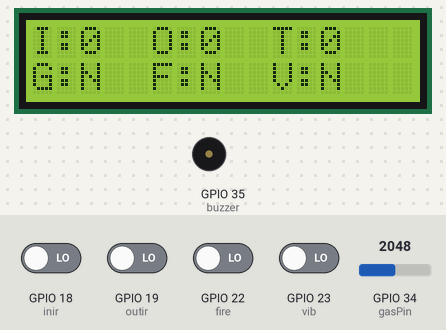
This sketch was run on a simulated ESP32. On the bench: 16×2 character LCD, buzzer (waves = sounding, pin HIGH). The test bench sets the inputs (shaded band); at power-on: GPIO 18 (inir), GPIO 19 (outir), GPIO 22 (fire), GPIO 23 (vib) LOW, GPIO 34 (gasPin) = 2048. WiFi joins after 1.5 s; servers stay silent unless stated; uploads are accepted with an empty reply; what the sketch prints to the serial monitor is not drawn.

Above: at 4.1 s.
4.2 s: GPIO 34 (gasPin) set to 2935
5.7 s: GPIO 34 (gasPin) set to 3035
At 6.6 s:
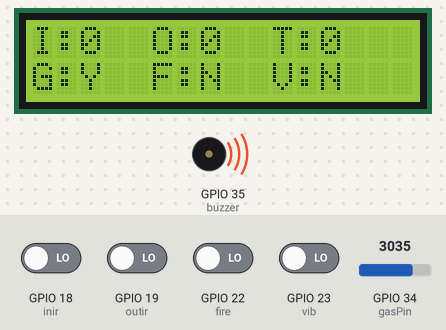
8.7 s: GPIO 22 (fire) driven HIGH
At 10.5 s:
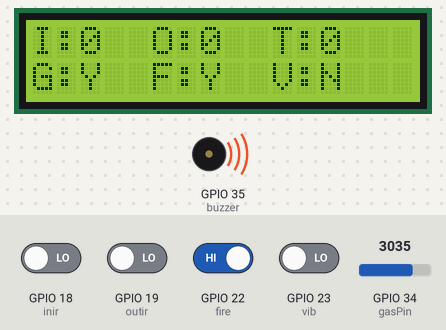
11.7 s: GPIO 23 (vib) driven HIGH
At 13.7 s:
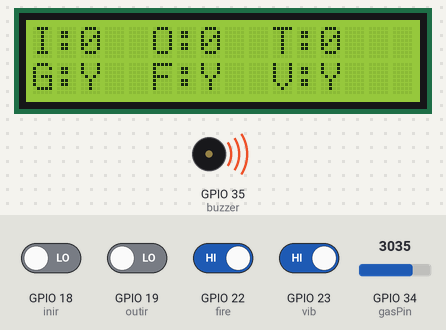
14.7 s: GPIO 22 (fire) driven LOW
At 16.6 s:
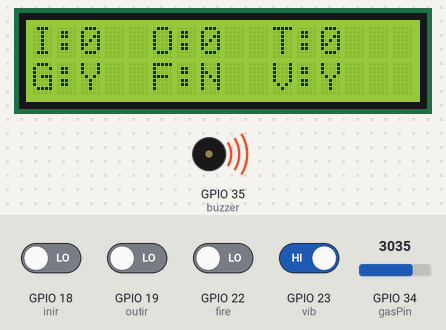
17.7 s: GPIO 34 (gasPin) set to 2960
At 20.5 s:
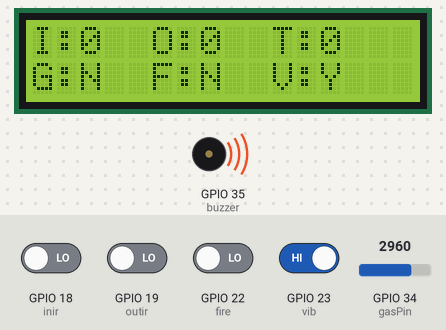
Timing chart, 0 to 21.7 s (numbered marks = the images above; inputs shaded):
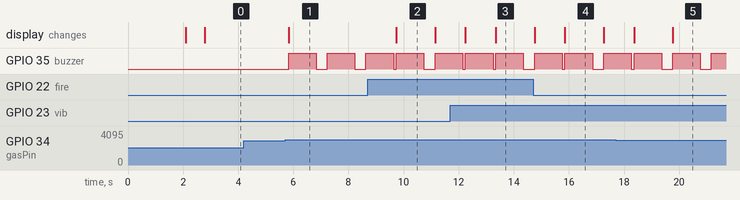

Measured:
- the behaviour switches between 3000 and 3001 on GPIO 34 (gasPin) (found by bisection; images 0 and 1)
- after the input at 4.2 s, every drawn part: stays the same
- after the input at 5.7 s, GPIO 35 (buzzer): alternates HIGH for 1.0 s and LOW for 0.40 s, starting after 0.12 s; the display: changes after 0.12 s (image 1)
- after the input at 8.7 s, the display: changes after 1.0 s (image 2)
- after the input at 11.7 s, the display: first differs from a run without the input after 1.6 s (image 3)
- after the input at 14.7 s, the display: first differs from a run without the input after 1.2 s (image 4)
- after the input at 17.7 s, the display: first differs from a run without the input after 2.1 s (image 5)
- what the display in image 2 shows lasts 1.4 s, from 9.7 s to 11.1 s

The sketch:

smart_college_bharath.ino
```cpp
#include <WiFi.h>
#include <HTTPClient.h>
#include <LiquidCrystal.h>
#include <String.h>


LiquidCrystal lcd (15,2,4,16,17,5);

#define inir 18
#define outir 19
#define gasPin 34
#define fire 22
#define vib 23
#define buzzer 35

int in=0,out=0,tot=0;

float temp1=0.0;
unsigned temp2 = 0;
int gas  = 0;
String F = "N";
String V = "N";
String g = "N";

// WiFi parameters to be configured
const char* ssid = "project12"; // Hoofdlettergevoelig
const char* password = "project123456"; // Hoofdlettergevoelig

String q = "http://projectsiot.xyz/IoTProjects/SmartCollege/upload.php?a=";
String iot = "\0";
String m = "http://sms.scubedigi.com/api.php?username=Mydreamacd&password=Mydream123&to=9493206867&from=MYDREM&message=";
String msg = "\0";


void lcdstring (int a, int b, String w)
{
  lcd.setCursor(a,b);
  lcd.print(w);
}
void beep ()
{
  digitalWrite(buzzer,HIGH);
  delay(1000);
  digitalWrite(buzzer,LOW);
  delay(100);
}

void setup(void) {
  Serial.begin(9600);
  Serial.print("Bezig met verbinden");
 WiFi.begin(ssid, password); // Connect to WiFi
 lcd.begin(16,2);

lcd.clear();
lcd.setCursor(0,0);
        lcd.print("SMART COLLEGE        ");
        lcd.setCursor( 2,1);
         lcd.print("               ");
         delay(2000);

#define inir 18
#define outir 19
#define gasPin 34
#define fire 22
#define vib 23
#define buzzer 35


          pinMode(gasPin,INPUT);
          pinMode(inir,INPUT);
         pinMode(outir,INPUT);
          pinMode(fire,INPUT);
          pinMode(vib,INPUT);
          pinMode(buzzer,OUTPUT);

  // then after it connected, get out of the loop
  while (WiFi.status() != WL_CONNECTED) {
     lcd.clear();
     lcdstring(0,0,"connecting to ");
     lcdstring(0,1,ssid);
     delay(500);
     Serial.print(".");
  }
  lcd.clear();
     lcdstring(0,0,"connected to");
     lcdstring(0,1,ssid);
  // Verbonden.
  Serial.println("OK!");

  // Access Point (SSID).
  Serial.print("SSID: ");
  Serial.println(WiFi.SSID());

  // IP adres.
  Serial.print("IP: ");
  Serial.println(WiFi.localIP());

  // Signaalsterkte.
  long rssi = WiFi.RSSI();
  Serial.print("Signaal sterkte (RSSI): ");
  Serial.print(rssi);
  Serial.println(" dBm");
  Serial.println("");


if(WiFi.status()== WL_CONNECTED){ //Check WiFi connection status

    HTTPClient http; //Declare an object of class HTTPClient
   // http.begin("http://sms.scubedigi.com/api.php?username=Mydreamacd&password=Mydre@m123&to=9652490222&from=MYDREM&message=RJANED;LKSDF"); //Specify request destination

  http.begin("http://projectsiot.xyz/IoTProjects/SmartCollege/upload.php?a=U&b=N&c=N&d=N&e=N");

int httpCode = http.GET(); //Send the request
    if (httpCode > 0) { //Check the returning code
      String payload = http.getString(); //Get the request response payload
      Serial.println(payload); //Print the response payload
    }
    http.end(); //Close connection

delay(500);
}
lcd.clear ();


     lcdstring(0,0,"I:"+String(in));
  lcdstring(5,0,"O:"+String(out));
  lcdstring(10,0,"T:"+String(tot));
  lcdstring(0,1,"G:"+String(g));
  lcdstring(5,1,"F:"+String(F));
  lcdstring(10,1,"V:"+String(V));
delay(200);

}

void loop() {

g = "N";
F = "N";
V = "N";

gas = analogRead(gasPin);
Serial.println("gas = "+String(gas));
if (gas > 3000)
{
  Serial.println("gas alert");
  g = "Y";
     lcdstring(0,0,"I:"+String(in));
  lcdstring(5,0,"O:"+String(out));
  lcdstring(10,0,"T:"+String(tot));
  lcdstring(0,1,"G:"+String(g));
  lcdstring(5,1,"F:"+String(F));
  lcdstring(10,1,"V:"+String(V));
  beep ();
}
else
{
  g = "N";
}

if (digitalRead(inir)==HIGH)
{
   Serial.println("in count = "+String(in));
    in++;
    tot = in - out ;

     lcdstring(0,0,"I:"+String(in));
  lcdstring(5,0,"O:"+String(out));
  lcdstring(10,0,"T:"+String(tot));
  lcdstring(0,1,"G:"+String(g));
  lcdstring(5,1,"F:"+String(F));
  lcdstring(10,1,"V:"+String(V));

      if (tot> 10)
    {
      beep ();
    }
  iot = q  + String(tot) + "&b=" + V + "&c=" + F + "&d=" + g;

        Serial.println(iot);
        send2server ();

    while(digitalRead(inir)==HIGH);
}
else if (digitalRead(outir)==HIGH)
{
    Serial.println("out count = "+String(in));
    out++;

    tot = in - out ;

if (tot < 0 )
{
  tot = 0;
}

      lcdstring(0,0,"I:"+String(in));
  lcdstring(5,0,"O:"+String(out));
  lcdstring(10,0,"T:"+String(tot));
  lcdstring(0,1,"G:"+String(g));
  lcdstring(5,1,"F:"+String(F));
  lcdstring(10,1,"V:"+String(V));

  iot = q  + String(tot) + "&b=" + V + "&c=" + F + "&d=" + g;

        Serial.println(iot);
        send2server ();

    while(digitalRead(outir)==HIGH);
}
if (digitalRead(fire)==HIGH)
{
  F = "Y";
      lcdstring(0,0,"I:"+String(in));
  lcdstring(5,0,"O:"+String(out));
  lcdstring(10,0,"T:"+String(tot));
  lcdstring(0,1,"G:"+String(g));
  lcdstring(5,1,"F:"+String(F));
  lcdstring(10,1,"V:"+String(V));
  beep ();
}
else
{
  F = "N";
}
if (digitalRead(vib)==HIGH)
{
  V = "Y";
      lcdstring(0,0,"I:"+String(in));
  lcdstring(5,0,"O:"+String(out));
  lcdstring(10,0,"T:"+String(tot));
  lcdstring(0,1,"G:"+String(g));
  lcdstring(5,1,"F:"+String(F));
  lcdstring(10,1,"V:"+String(V));
  beep ();
}
else
{
  V = "N";
}

  iot = q  + String(tot) + "&b=" + V + "&c=" + F + "&d=" + g;

        Serial.println(iot);
        send2server ();


}// LOOP

void send2server ()
{
   Serial.println(iot);
if(WiFi.status()== WL_CONNECTED){ //Check WiFi connection status

    HTTPClient http; //Declare an object of class HTTPClient

   http.begin(iot);

int httpCode = http.GET(); //Send the request
    if (httpCode > 0) { //Check the returning code
      String payload = http.getString(); //Get the request response payload
      Serial.println(payload); //Print the response payload
    }
    http.end(); //Close connection

delay(10);
}
}
void sendmsg ()
{
  Serial.println("sending message-----------");

 Serial.print("msg = "); Serial.println(msg);
if(WiFi.status()== WL_CONNECTED){ //Check WiFi connection status

    HTTPClient http; //Declare an object of class HTTPClient

  http.begin(msg);

int httpCode = http.GET(); //Send the request
    if (httpCode > 0) { //Check the returning code
      String payload = http.getString(); //Get the request response payload
      Serial.println(payload); //Print the response payload
    }
    http.end(); //Close connection

delay(100);
}

}
```
